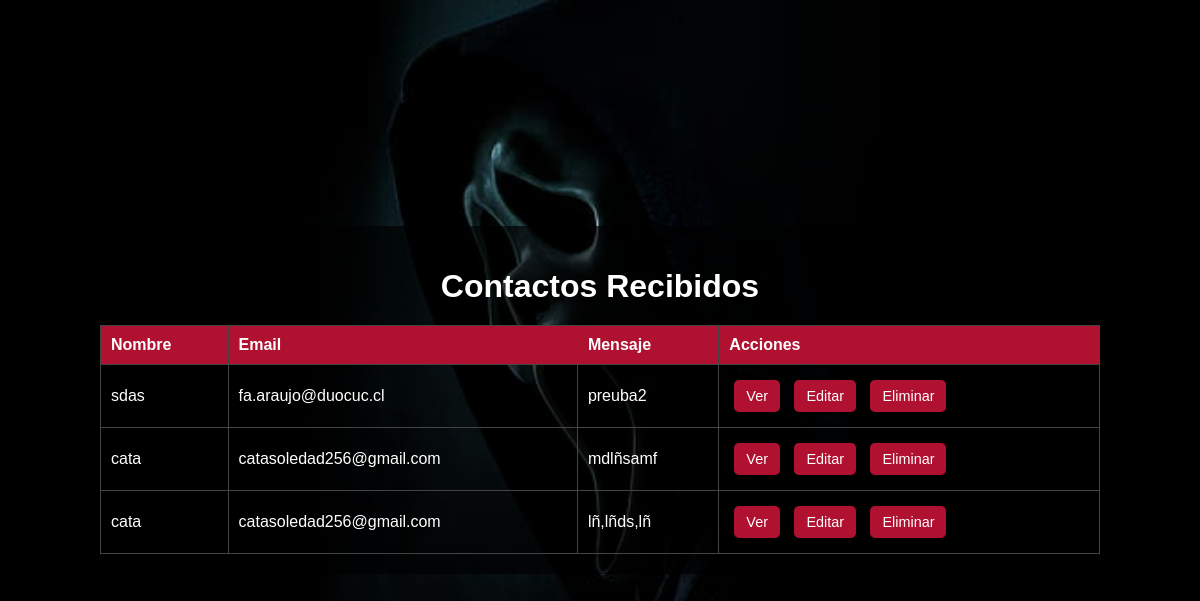
The page /contactos/ (signed in) on the database as committed earlier.
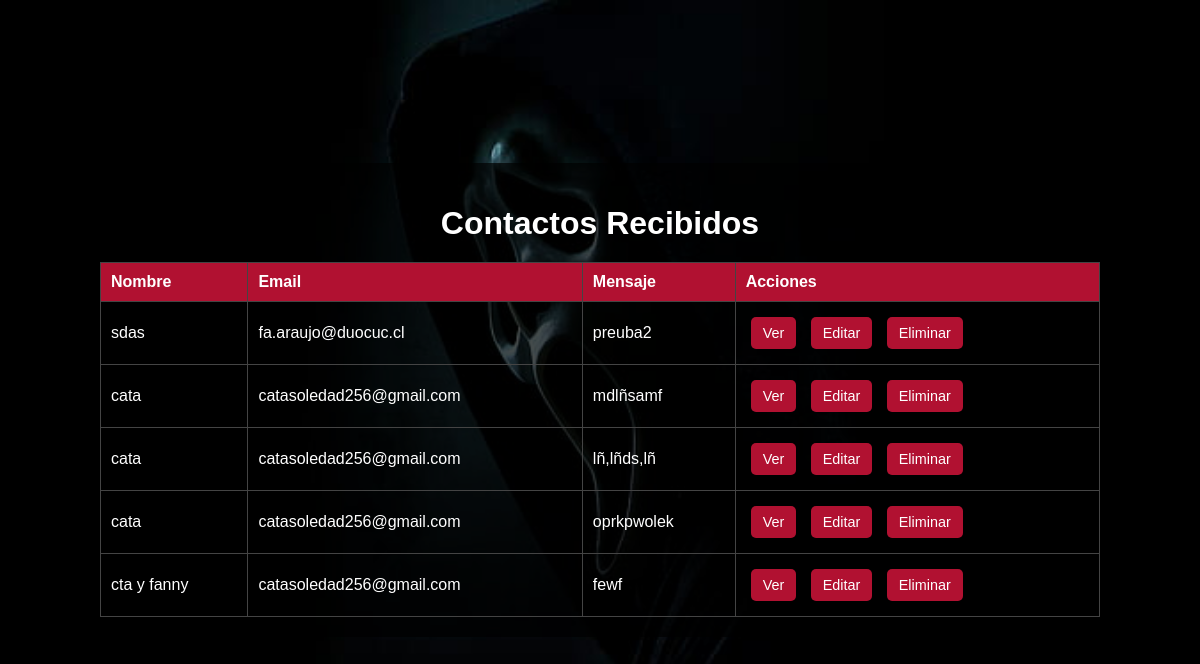
The same page on the database as committed later.
### store/models.py (models this page shows, shortened)
class Contacto(models.Model):
    nombre = models.CharField(max_length=100)
    email = models.EmailField()
    mensaje = models.TextField()  # Campo para el mensaje original
    mensaje_cifrado = models.TextField()  # Campo para almacenar el mensaje cifrado
    fecha = models.DateTimeField(auto_now_add=True)  # Añade el campo de fecha

### store/views.py (the view)
# urls.py: path('contactos/', views.contacto_lista, name='contacto_lista'),
@login_required
def contacto_lista(request):
    contactos = Contacto.objects.all()
    return render(request, 'contacto/contacto_lista.html', {'contactos': contactos})

### store/models.py (called while the page is built)
    def subtotal(self):
        return self.book.price * self.quantity

### store/templatetags/context_processor.py (called while the page is built)
def cart_context_processor(request):
    cart_items = []
    total_acumulado = 0
    if request.user.is_authenticated:
        cart, created = Cart.objects.get_or_create(user=request.user)
        cart_items = CartItem.objects.filter(cart=cart)
        total_acumulado = sum(item.subtotal() for item in cart_items)
    else:
        cart = None  # Define cart as None if the user is not authenticated
    return {
        'cart': cart,
        'cart_items': cart_items,
        'total_acumulado': total_acumulado,
    }

### store/templates/contacto/contacto_lista.html (shortened to what this page needs)
{% load static %}
<!DOCTYPE html>
<html lang="es">
<head>
    <link rel="stylesheet" href="{% static 'css/styles.css' %}">
    <link rel="stylesheet" href="{% static 'css/styleslista.css' %}">
</head>
<body>
    {% block content %}
    <div class="content-container">
        <h1>Contactos Recibidos</h1>
        <table>
            <thead>
                <tr>
                    <th>Nombre</th>
                    <th>Email</th>
                    <th>Mensaje</th>
                    <th>Acciones</th>
                </tr>
            </thead>
            <tbody>
                {% for contacto in contactos %}
                <tr>
                    <td>{{ contacto.nombre }}</td>
                    <td>{{ contacto.email }}</td>
                    <td>{{ contacto.mensaje }}</td>
                    <td>
                        <a href="{% url 'contacto_detalle' contacto.pk %}" class="btn-action ver">Ver</a>
                        <a href="{% url 'contacto_editar' contacto.pk %}" class="btn-action editar">Editar</a>
                        <a href="{% url 'contacto_eliminar' contacto.pk %}" class="btn-action eliminar" onclick="return confirm('¿Estás seguro de eliminar este contacto?');">Eliminar</a>
                    </td>
                </tr>
                {% endfor %}
            </tbody>
        </table>
    </div>
    {% endblock %}
</body>
</html>

Rows that differ between the two databases and show on the page:
added Contacto: nombre "cata", email "catasoledad256@gmail.com", mensaje "oprkpwolek"
added Contacto: nombre "cta y fanny", email "catasoledad256@gmail.com", mensaje "fewf"
